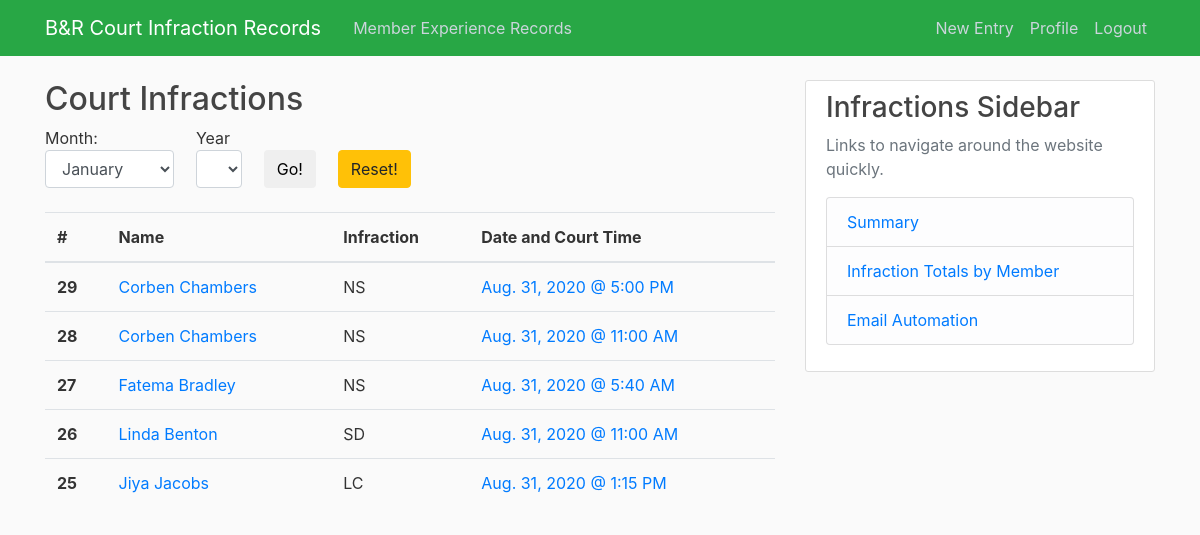
Page /courtinfractions/summary/ (signed in) on the committed database.
### courtinfractions/models.py (models this page shows, shortened)
class courtInf(models.Model):
    codeInf=[
        ('LC1', 'Late Cancel'),
        ('NS1', 'No Show'),
        ('SD1', 'Singles to Doubles'),
        ('GN1', 'Guest Name'),
        ('OTH', 'Other (Please specify in notes)'),
    ]
    codeTime=[
        ('5:40 AM', '5:40 AM'),
        ('6:00 AM', '6:00 AM'),
        ('6:20 AM', '6:20 AM'),
        ('7:00 AM', '7:00 AM'),
        ('7:40 AM', '7:40 AM'),
        ('8:00 AM', '8:00 AM'),
        ('8:20 AM', '8:20 AM'),
        ('9:00 AM', '9:00 AM'),
        ('9:40 AM', '9:40 AM'),
        ('10:00 AM', '10:00 AM'),
        ('10:20 AM', '10:20 AM'),
        ('11:00 AM', '11:00 AM'),
        ('11:40 AM', '11:40 AM'),
        ('12:00 PM', '12:00 PM'),
        ('12:15 PM', '12:15 PM'),
        ('12:20 PM', '12:20 PM'),
        ('1:00 PM', '1:00 PM'),
        ('1:15 PM', '1:15 PM'),
        ('1:40 PM', '1:40 PM'),
        ('2:00 PM', '2:00 PM'),
        ('2:15 PM', '2:15 PM'),
        ('2:20 PM', '2:20 PM'),
        ('3:00 PM', '3:00 PM'),
        ('3:30 PM', '3:30 PM'),
        ('3:40 PM', '3:40 PM'),
        ('4:00 PM', '4:00 PM'),
        ('4:20 PM', '4:20 PM'),
        ('4:30 PM', '4:30 PM'),
        ('5:00 PM', '5:00 PM'),
        ('5:30 PM', '5:30 PM'),
        ('5:40 PM', '5:40 PM'),
        ('6:00 PM', '6:00 PM'),
        ('6:20 PM', '6:20 PM'),
        ('6:30 PM', '6:30 PM'),
        ('7:00 PM', '7:00 PM'),
        ('7:30 PM', '7:30 PM'),
        ('7:40 PM', '7:40 PM'),
        ('8:00 PM', '8:00 PM'),
        ('8:20 PM', '8:20 PM'),
        ('8:30 PM', '8:30 PM'),
        ('9:00 PM', '9:00 PM'),
        ('9:30 PM', '9:30 PM'),
        ('9:40 PM', '9:40 PM'),
        ]
    sport = models.CharField(max_length=10)
    name = models.ForeignKey(contactInfo, on_delete=models.PROTECT)
    infraction = models.CharField(max_length=3, choices=codeInf)
    date = models.DateField(default=timezone.now)
    courtTime = models.CharField(max_length=8, choices=codeTime)
    notes = models.TextField(blank=True)
    date_created = models.DateTimeField(default=timezone.now)
    author = models.ForeignKey(User, on_delete=models.PROTECT)

class contactInfo(models.Model):
    memberName = models.CharField(max_length=200)
    email = models.CharField(max_length=254)
    def __str__(self):
        return self.memberName

### courtinfractions/views.py (the view)
# urls.py: path('summary/', CIListView.as_view(), name='CI-summary'),
class CIListView(LoginRequiredMixin, ListView):
    model = courtInf
    template_name = 'courtinfractions/summary.html'
    context_object_name = 'records'
    ordering = '-date_created'
    paginate_by=12
    month_list = ['January', 'February', 'March', 'April', 'May', 'June', 'July',
                  'August', 'September', 'October', 'November', 'December']
    def get_context_data(self, **kwargs):
        context = super(CIListView, self).get_context_data(**kwargs)
        context.update({
            'month_list': self.month_list,
        })
        return context
    def get_queryset(self):
        if self.request.method == 'GET':
            print('A date query has been entered')
            month = self.request.GET.get('month')
            year = self.request.GET.get('year')
            print('month: ', str(month))
            print('year: ', str(year))
            if month is None or year is None:
                return courtInf.objects.order_by('-date_created').all()
            else:
                return courtInf.objects.filter(date__month=month,
                                               date__year=year).order_by('-date_created').all()

### courtinfractions/Templates/courtinfractions/summary.html (shortened to what this page needs)
{% extends 'courtinfractions/base.html' %}
{% block content %}
    <h2>Court Infractions</h2>
    <div>
        <form class="well contact-form" method='GET'>
            <div style="float:left;">
                Month:
                <select class="well form-control" name="month">
                    {% for month in month_list %}
                        <option value="{{ forloop.counter }}">{{ month }}</option>
                    {% endfor %}
                </select>
            </div>
            <div style="float:left; margin-left:3%;">
                Year
                <select class="well form-control" name="year">
                </select>
            </div>
            <div style="float:left; margin-left:3%;">
                <br>
                <button type="submit" class="btn btn-default">Go!</button>
            </div>
            <div style="float:left; margin-left:3%;">
                <br>
                <a href="{% url 'CI-summary' %}" class="btn btn-warning">Reset!</a>
            </div>
        </form>
    </div>
    <br>
    <table class="table">
        <thead>
            <tr>
                <th scope="col">#</th>
                <th scope="col">Name</th>
                <th scope="col">Infraction</th>
                <th scope="col">Date and Court Time</th>
            </tr>
        </thead>
        <tbody>
    {% for record in records %}
        <tr>
            <th scope="row">{{ record.id }}</th>
            <td><a class="article-content" href="{% url 'CI-record' record.id %}">{{ record.name }}</a></td>
            <td>{{ record.infraction.0 }}{{ record.infraction.1 }}</td>
            <td><a class="article-content" href="{% url 'CI-date' record.date %}">{{ record.date }} @ {{ record.courtTime }}</a></td>
        </tr>
    {% endfor %}
        </tbody>
    </table>
{% endblock content %}

### courtinfractions/static/courtinfractions/main.css (style rules this page uses)
body { background: #fafafa; color: #333333; margin-top: 5rem; }
h1, h2, h3, h4, h5, h6 { color: #444444; }
.article-content { white-space: pre-line; }

### rows in the picture
courtInf: id "29", name "Corben Chambers", infraction.0 "N", infraction.1 "S", date "Aug. 31, 2020", courtTime "5:00 PM"
courtInf: id "28", name "Corben Chambers", infraction.0 "N", infraction.1 "S", date "Aug. 31, 2020", courtTime "11:00 AM"
courtInf: id "27", name "Fatema Bradley", infraction.0 "N", infraction.1 "S", date "Aug. 31, 2020", courtTime "5:40 AM"
courtInf: id "26", name "Linda Benton", infraction.0 "S", infraction.1 "D", date "Aug. 31, 2020", courtTime "11:00 AM"
courtInf: id "25", name "Jiya Jacobs", infraction.0 "L", infraction.1 "C", date "Aug. 31, 2020", courtTime "1:15 PM"

### other values in the picture
form field month "January"
